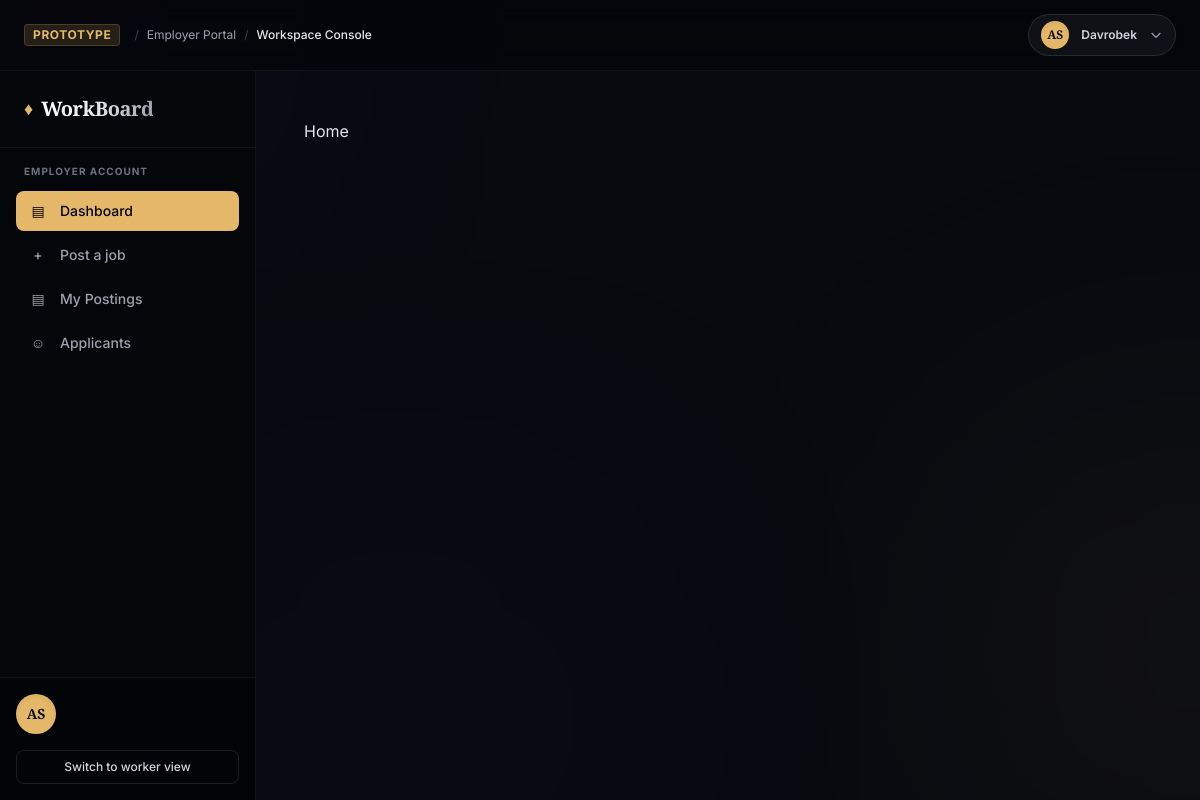
Page / (signed in) on the earlier database version.
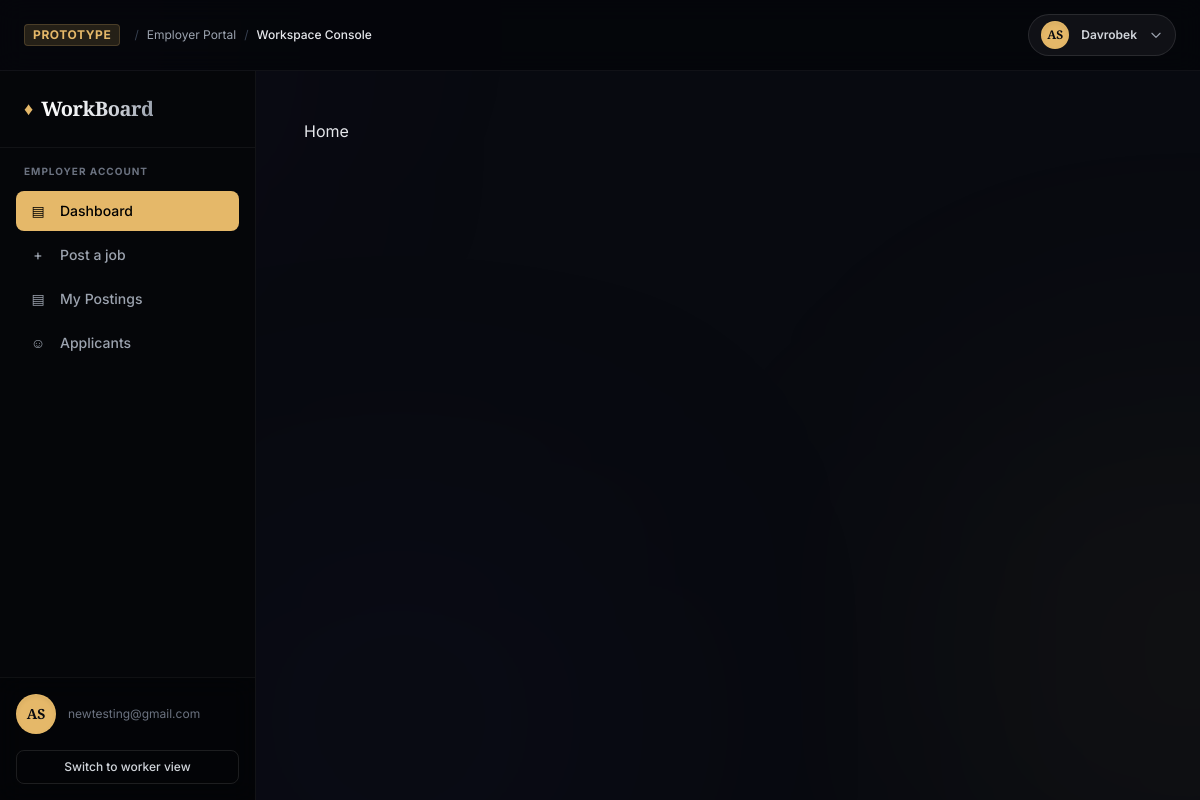
Same page on the later database version.
### users/models.py (models this page shows, shortened)
class CustomUser(AbstractUser):
    STATUS = (
        ('worker', 'Worker'),
        ('employer', 'Employer')
    )
    role = models.CharField(max_length=10, choices=STATUS)
    phone = models.CharField(max_length=20)
    profile_img = models.ImageField(upload_to='avtrs/', blank=True, default='avtrs/default_avtr.jpg')

### home/views.py (the view)
# urls.py: path('', HomeView.as_view(), name='home')
class HomeView(View):
    def get(self, request):
        if request.user.is_authenticated:
            if request.user.role == 'employer':
                base_template = 'emp-base.html'
            return render(request, 'home.html', {'base_template': base_template})
        else:
            return redirect('login')

### templates/home.html
{% extends base_template %}
{% block content %}
<h1>Home</h1>
{% endblock %}

### templates/emp-base.html (shortened to what the changed rows need)
<!DOCTYPE html>
<html lang="en" class="dark">
<head>
    <script src="https://cdn.tailwindcss.com"></script>
</head>
<body class="bg-[#080a10] font-sans antialiased text-gray-200 min-h-screen flex flex-col relative overflow-x-hidden">
    <header class="bg-[#05060a]/90 py-3.5 px-6 border-b border-white/5 relative z-40 select-none backdrop-blur-md">
        <div class="max-w-[1600px] mx-auto flex items-center justify-between">
            <div class="relative flex items-center space-x-4 ml-auto">
                <button id="profileDropdownBtn" onclick="toggleDropdown(event)" class="flex items-center space-x-3 bg-white/5 hover:bg-white/10 border border-white/10 hover:border-premium-gold/30 px-3 py-1.5 rounded-full transition-all duration-200 focus:outline-none">
                    <div class="w-7 h-7 rounded-full bg-premium-gold text-premium-obsidian font-bold flex items-center justify-center text-xs font-serif shadow-inner border border-premium-gold/30">
                        AS
                    </div>
                    <span class="text-xs font-semibold text-gray-300 hidden sm:inline">{% if request.user.first_name %} {{request.user.first_name}} {% else %} {{request.user.username}} {% endif %}</span>
                    <svg id="dropdownArrow" class="w-3.5 h-3.5 text-gray-400 transition-transform duration-200" fill="none" stroke="currentColor" viewBox="0 0 24 24">
                        <path stroke-linecap="round" stroke-linejoin="round" stroke-width="2" d="M19 9l-7 7-7-7"></path>
                    </svg>
                </button>
            </div>
        </div>
    </header>
    <div class="flex-1 flex flex-col lg:flex-row relative z-10">
        <aside id="sidebar" class="w-full lg:w-64 bg-[#050609] text-white flex-col shrink-0 border-r border-white/5 z-30 hidden lg:flex">
            <div class="p-4 border-t border-white/5 bg-[#030406]/55 backdrop-blur-md">
                <div class="flex items-center space-x-3 mb-4">
                    <div class="flex-1 min-w-0">
                        <p class="text-xs text-gray-500 truncate">{{request.user.email}}</p>
                    </div>
                </div>
            </div>
        </aside>
        <main class="flex-1 p-6 md:p-8 lg:p-12 overflow-y-auto max-w-[1300px] mx-auto w-full relative z-20">
            {% block content %}{% endblock content %}
        </main>
    </div>
</body>
</html>

Differences in the rows shown:
changed CustomUser "Davrobek": user.email (not shown) → "newtesting@gmail.com"
